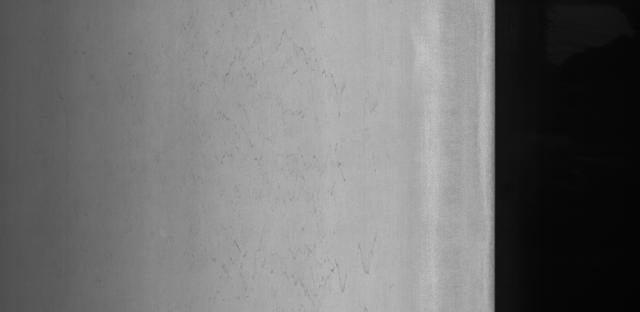
#> input picture train/images/img_01_425005700_00267_jpg.rf.e1189dcc77ce08a4bd0b97bab58ece8e.jpg, 640 x 312 px, found by its file name; its folder holds only this picture in this run
$ jupyter execute --allow-errors augment.ipynb
#> lines starting #> are read from the running program, lines starting #| are printed output that depends on the picture
[cell 1]
import os
import cv2

[cell 2]
def flip_and_save_image(image_path, output_dir):
#> called with output_dir = 'train/images'
    image = cv2.imread(image_path)
#> image is the input picture: shape (312, 640, 3); min 4, max 196, mean 114.2
    flipped_image = cv2.flip(image, 1)
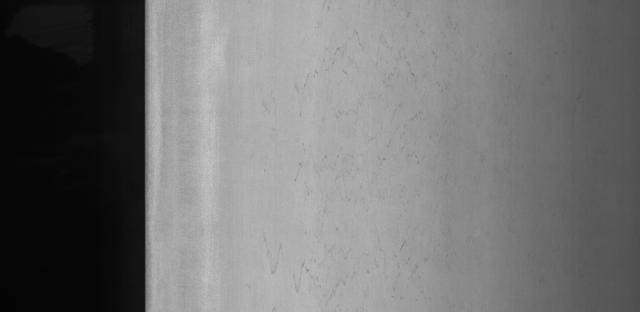
#> flipped_image: shape (312, 640, 3); min 4, max 196, mean 114.2
    file_name = os.path.basename(image_path)
    new_file_name = os.path.splitext(file_name)[0] + "_fliplr" + os.path.splitext(file_name)[1]
    output_path = os.path.join(output_dir, new_file_name)
    cv2.imwrite(output_path, flipped_image)


def flipud_and_save_image(image_path, output_dir):
#> called with output_dir = 'train/images'
    image = cv2.imread(image_path)
    flipped_image = cv2.flip(image, 0)
    file_name = os.path.basename(image_path)
    new_file_name = os.path.splitext(file_name)[0] + "_flipud" + os.path.splitext(file_name)[1]
    output_path = os.path.join(output_dir, new_file_name)
    cv2.imwrite(output_path, flipped_image)
